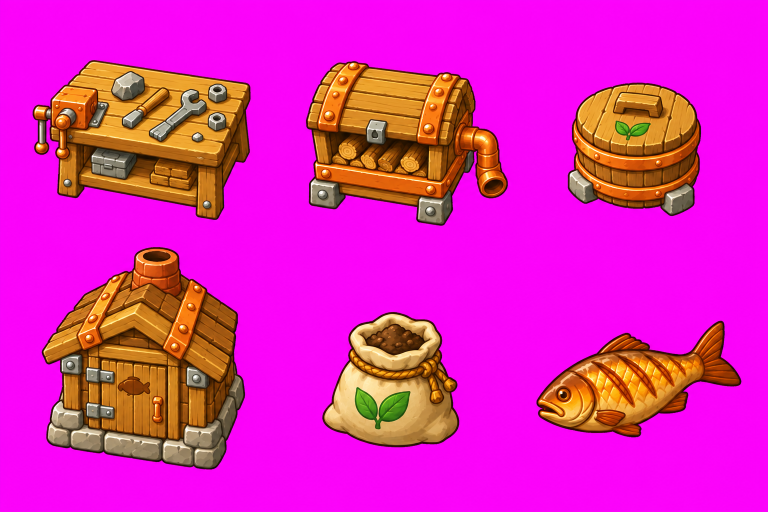
#> input picture art/camp-expansion-v2/revised/generated.png, 1536 x 1024 px, found by its file name (shown at 1/2 size)
$ python package_camp_align.py
#> lines starting #> are read from the running program, lines starting #| are printed output that depends on the picture
from pathlib import Path
from PIL import Image
src=Image.open('art/camp-align-v1/candidate-01/generated.png')
#> src is the input picture: PIL image 1536x1024 RGB; mean R, G, B 225.1, 34.8, 184.7
edit=Image.open('art/camp-align-v1/candidate-02/generated.png')
xs=[0,627,1254];ys=[0,560,1254]
out=Image.new('RGB',(1440,1440),'#ff00ff')
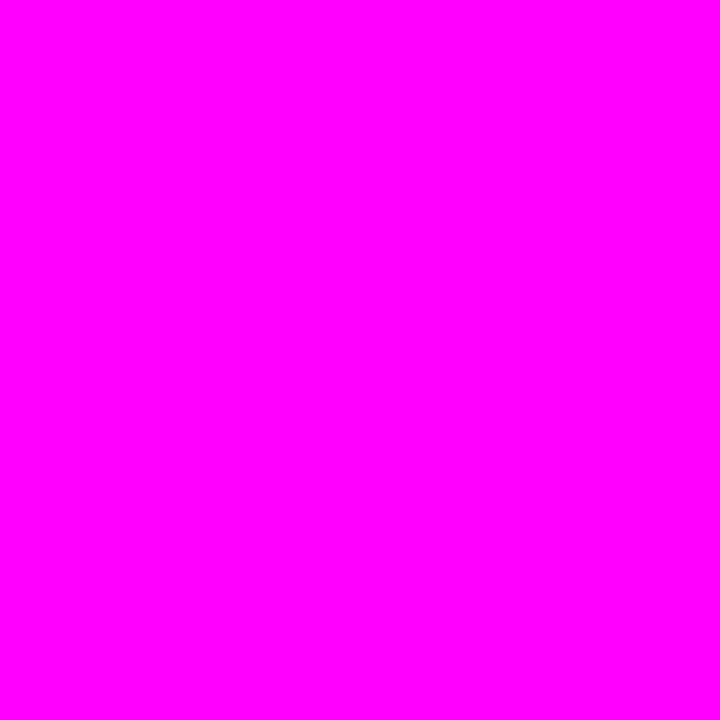
#> out: PIL image 1440x1440 RGB (shown at 1/2 size); mean R, G, B 255, 0, 255
for y in range(2):
 for x in range(2):
  image=edit if (x,y)==(1,1) else src
  crop=image.crop((xs[x],ys[y],xs[x+1],ys[y+1]))
  out.paste(crop,(x*720+(720-crop.width)//2,y*720+(720-crop.height)//2))
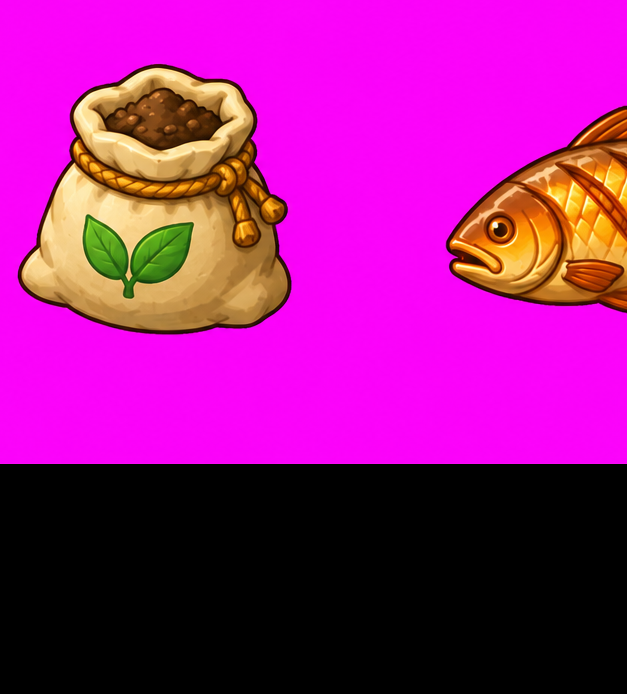
#> crop: PIL image 627x694 RGB; mean R, G, B 154, 24.4, 131.6
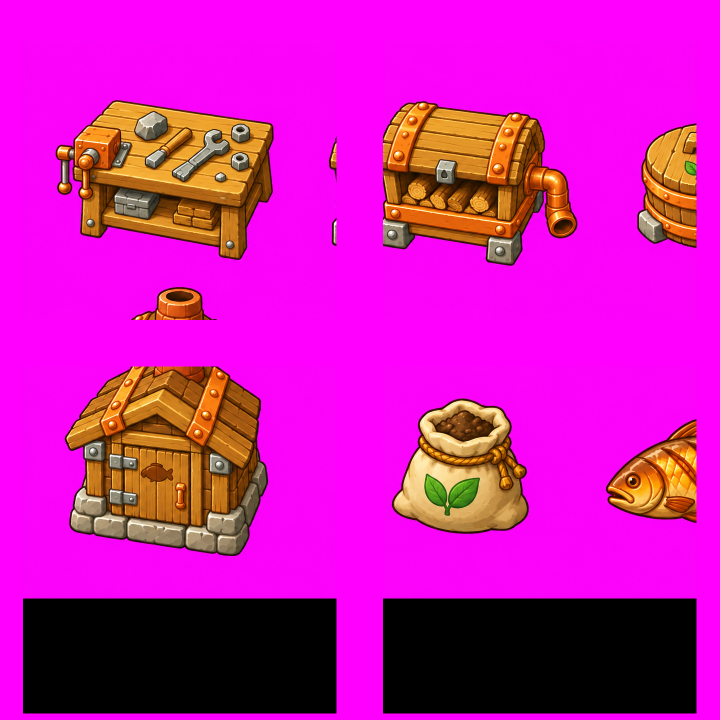
#> out: PIL image 1440x1440 RGB (shown at 1/2 size); mean R, G, B 199.9, 23.3, 173.5
out.save('art/camp-align-v1/owned-final.png')

$ run again, with art/camp-expansion-v2/revised/packed.png copied over art/camp-expansion-v2/revised/generated.png
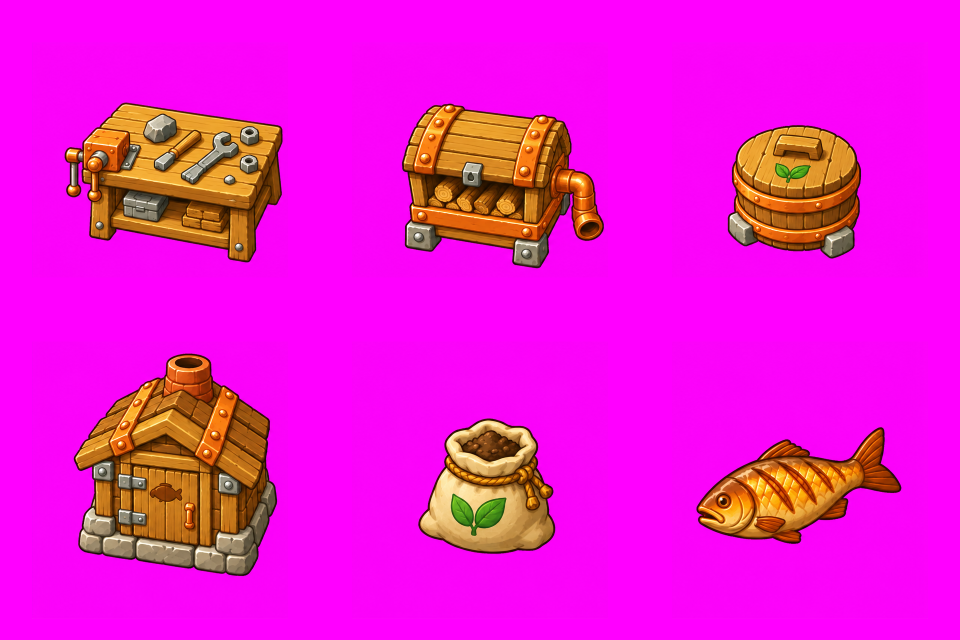
#> input picture art/camp-expansion-v2/revised/packed.png, 1920 x 1280 px, found by its file name (shown at 1/2 size)
#> src is the input picture: PIL image 1920x1280 RGB; mean R, G, B 235.9, 22.3, 210
#> after the loop `for y in range(2):`:
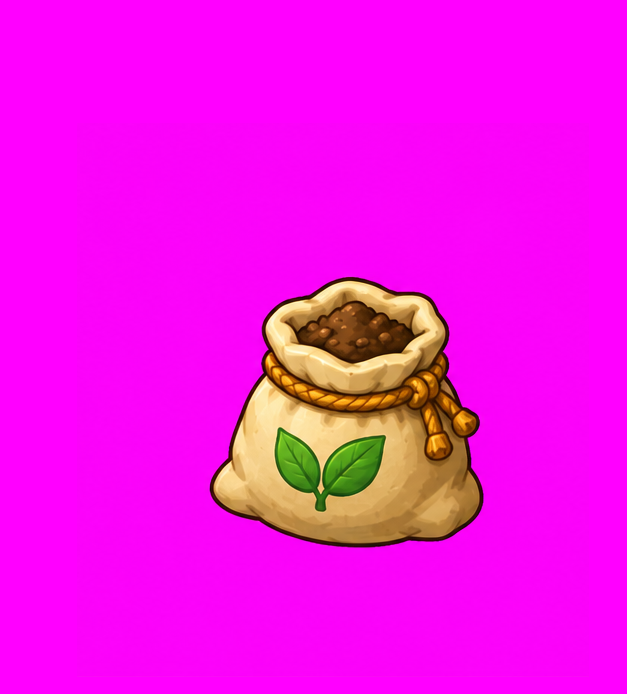
#> crop: PIL image 627x694 RGB; mean R, G, B 242.1, 18.4, 228.7
#> after the loop `for y in range(2):`:
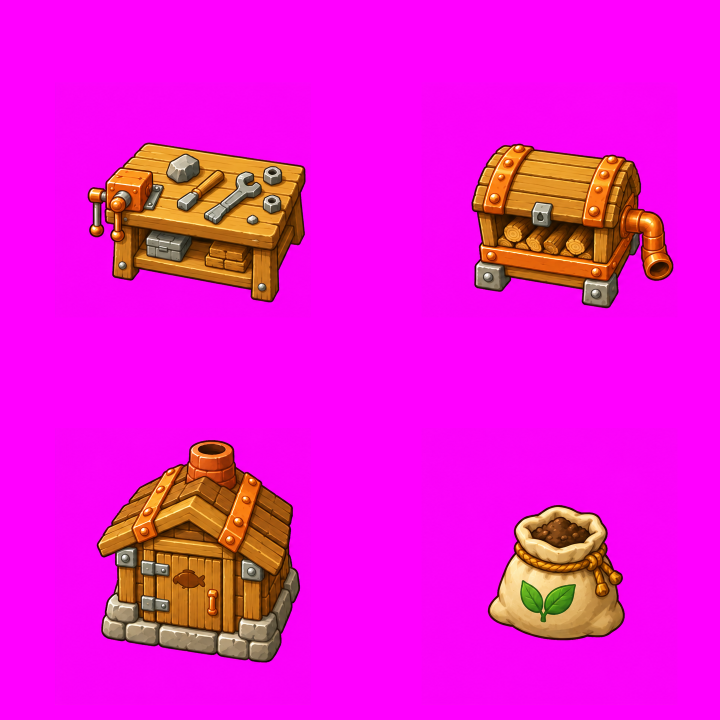
#> out: PIL image 1440x1440 RGB (shown at 1/2 size); mean R, G, B 237.3, 20.4, 214.6
